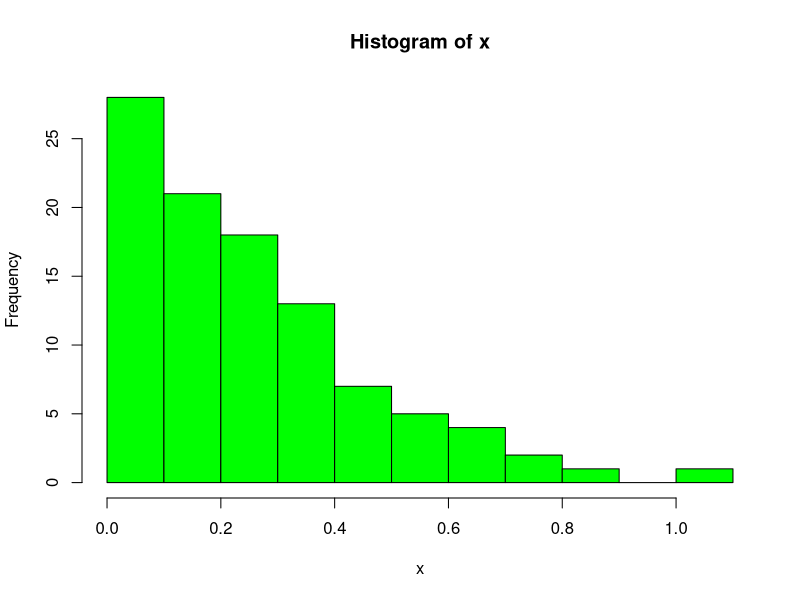

Write R code to recreate this figure. (Note: this script raises an error after producing the figure.)
set.seed(101);x=0.2*qgamma(runif(100),1.2)
hist(x, col="green")
a=c(0, 0.5, 1.5, 3.5, 6, 20)
p=vector()
for (i in 1:(length(a)-1)) p[i]=pexp(a[i+1])-pexp(a[i])
p
np=length(x)*p
np
x.cut=cut(x/mean(x), breaks=a)
x.cut
nu=vector()
for (i in 1:(length(a)-1)) nu[i]=table(x.cut)[[i]]
nu
chi2.x=sum((nu-np)^2/np)
chi2.x
cat("p=", 1-pchisq(chi2.x, length(a)-3), "\n")

k=5
p=seq(from=0, to=1, 1/k)
p
a=qexp(p)
a
np=vector()
for (i in 1:(length(a)-1)) np [i]=1/k
np=np*length(x)
np

x.cut=cut(x/mean(x), breaks=a)
x.cut

nu=vector()
for (i in 1:length(a)-1) nu[i]=table(x.cut)[[i]]
nu

chi2.x=sum((nu-np)^2/np)
chi2.x
cat("p=", 1-pchisq(chi2.x,length(a)-3), "\n")
